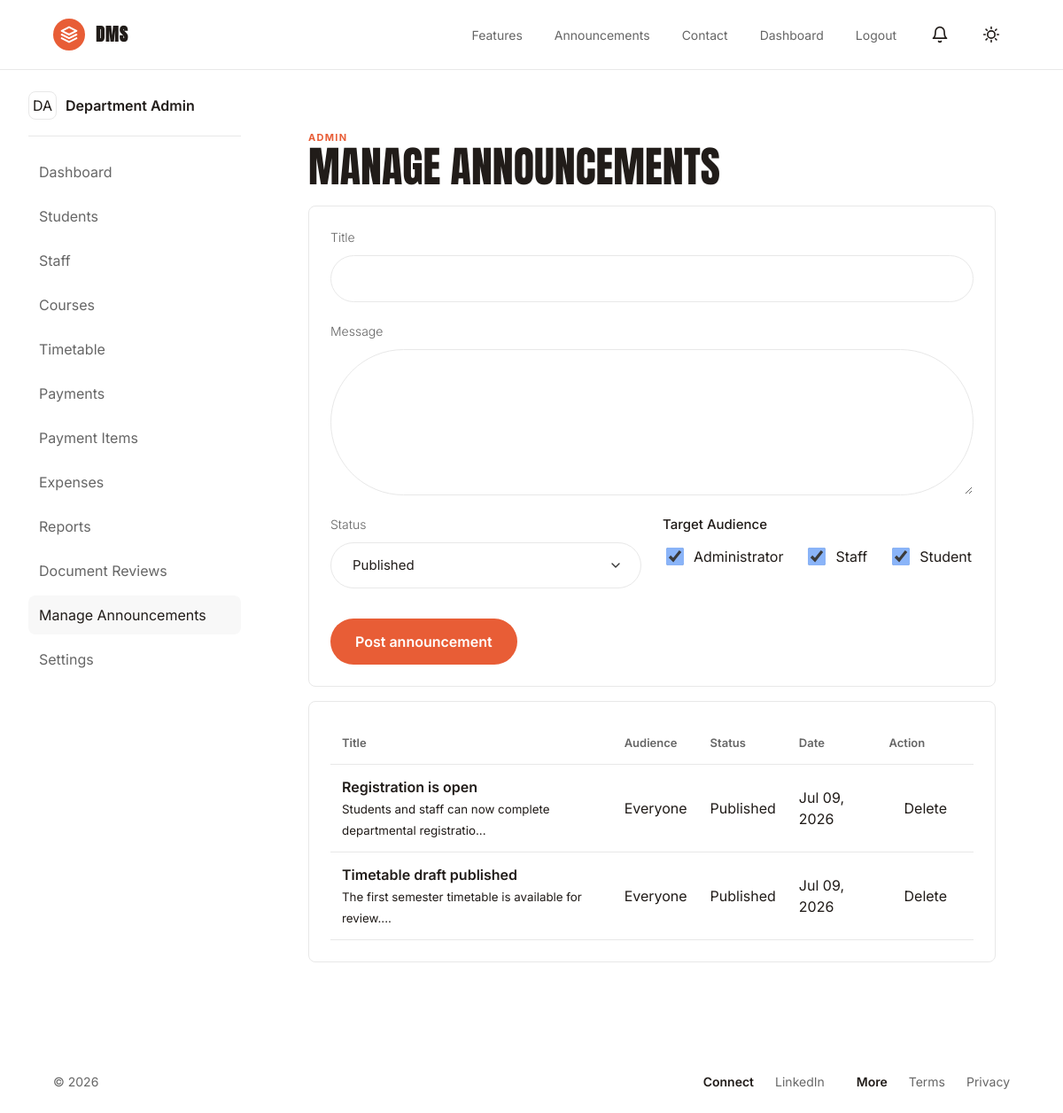
The page /admin/announcements.php (signed in) on the database its author committed.
### tables this page shows
CREATE TABLE roles (
    id INT AUTO_INCREMENT PRIMARY KEY,
    name VARCHAR(80) NOT NULL,
    slug VARCHAR(40) NOT NULL UNIQUE
);

CREATE TABLE announcements (
    id INT AUTO_INCREMENT PRIMARY KEY,
    title VARCHAR(180) NOT NULL,
    body TEXT NOT NULL,
    status ENUM('draft','published','archived') DEFAULT 'draft',
    published_at TIMESTAMP NULL,
    created_by INT NULL,
    created_at TIMESTAMP DEFAULT CURRENT_TIMESTAMP,
    FOREIGN KEY (created_by) REFERENCES users(id) ON DELETE SET NULL
);

### helpers/functions.php (called while the page is built, shortened)
<?php
function current_user(): ?array
{
    return $_SESSION['user'] ?? null;
}
function url(string $path = ''): string
{
    if (!empty($_SERVER['HTTP_HOST'])) {
        $scheme = (!empty($_SERVER['HTTPS']) && $_SERVER['HTTPS'] !== 'off') ? 'https' : 'http';
        $scriptDir = str_replace('\\', '/', dirname($_SERVER['SCRIPT_NAME'] ?? ''));
        $baseDir = preg_replace('#/(admin|auth|staff|student)$#', '', $scriptDir) ?: '';
        $baseUrl = $scheme . '://' . $_SERVER['HTTP_HOST'] . rtrim($baseDir, '/');
        return rtrim($baseUrl, '/') . '/' . ltrim($path, '/');
    }
    return rtrim(APP_URL, '/') . '/' . ltrim($path, '/');
}
function e(?string $value): string
{
    return htmlspecialchars((string) $value, ENT_QUOTES, 'UTF-8');
}
function active_link(string $needle): string
{
    $current = $_SERVER['REQUEST_URI'] ?? '';
    return str_contains($current, $needle) ? 'is-active' : '';
}
function initials(string $name): string
{
    $parts = preg_split('/\s+/', trim($name));
    $letters = array_map(fn ($part) => strtoupper(substr($part, 0, 1)), array_slice($parts ?: ['D'], 0, 2));
    return implode('', $letters);
}

### admin/announcements.php (the view, shortened to what this page needs)
<?php
require_once __DIR__ . '/../middleware/auth.php';
$roles = $pdo->query('SELECT * FROM roles')->fetchAll();
$announcements = $pdo->query('
    SELECT announcements.*, users.name as author, GROUP_CONCAT(roles.name SEPARATOR ", ") as audience
    FROM announcements
    LEFT JOIN users ON users.id = announcements.created_by
    LEFT JOIN announcement_roles ON announcement_roles.announcement_id = announcements.id
    LEFT JOIN roles ON roles.id = announcement_roles.role_id
    GROUP BY announcements.id
    ORDER BY created_at DESC
')->fetchAll();
$items = ['Dashboard' => 'admin/dashboard.php', 'Students' => 'admin/users.php?role=student', 'Staff' => 'admin/users.php?role=staff', 'Courses' => 'admin/courses.php', 'Timetable' => 'admin/timetable.php', 'Payments' => 'admin/payments.php', 'Payment Items' => 'admin/payment_items.php', 'Expenses' => 'admin/expenses.php', 'Reports' => 'admin/reports.php', 'Document Reviews' => 'admin/document_reviews.php', 'Manage Announcements' => 'admin/announcements.php', 'Settings' => 'admin/settings.php'];
include __DIR__ . '/../components/header.php';
?>
<div class="app-layout">
    <?php include __DIR__ . '/../components/sidebar.php'; ?>
    <section class="workspace">
        <div class="workspace-heading">
            <div>
                <p class="eyebrow">Admin</p>
                <h1>Manage announcements</h1>
            </div>
        </div>
        <form class="panel form-grid" method="post" style="grid-template-columns: 1fr;">
            <label>Title <input name="title" required></label>
            <label>Message <textarea name="body" rows="6" required></textarea></label>
            <div style="display: grid; grid-template-columns: 1fr 1fr; gap: 24px;">
                <label>Status
                    <select name="status">
                        <option value="published">Published</option>
                    </select>
                </label>
                <div>
                    <span style="display: block; margin-bottom: 12px; font-weight: 500; color: var(--ink); font-size: 15px;">Target Audience</span>
                    <div style="display: flex; gap: 24px; flex-wrap: wrap;">
                        <?php foreach ($roles as $role): ?>
                            <label style="display: flex; flex-direction: row; align-items: center; gap: 8px; font-weight: 400; font-size: 16px; color: var(--text);">
                                <input type="checkbox" name="roles[]" value="<?= e((string) $role['id']) ?>" checked>
                                <?= e($role['name']) ?>
                            </label>
                        <?php endforeach; ?>
                    </div>
                </div>
            </div>
            <button class="cta-button" type="submit" style="justify-self: start; margin-top: 12px;">Post announcement</button>
        </form>
        <section class="panel table-panel">
            <table>
                <thead>
                    <tr>
                        <th>Title</th>
                        <th>Audience</th>
                        <th>Status</th>
                        <th>Date</th>
                        <th>Action</th>
                    </tr>
                </thead>
                <tbody>
                    <?php foreach ($announcements as $ann): ?>
                        <tr>
                            <td>
                                <strong><?= e($ann['title']) ?></strong><br>
                                <small style="color: var(--text-muted);"><?= e(substr($ann['body'], 0, 60)) ?>...</small>
                            </td>
                            <td><?= e($ann['audience'] ?: 'Everyone') ?></td>
                            <td><?= e(ucfirst($ann['status'])) ?></td>
                            <td><?= e(date('M d, Y', strtotime($ann['created_at']))) ?></td>
                            <td>
                                <form class="inline-form" method="post">
                                    <button type="submit" class="button button-light" onclick="return confirm('Delete this announcement?');">Delete</button>
                                </form>
                            </td>
                        </tr>
                    <?php endforeach; ?>
                </tbody>
            </table>
        </section>
    </section>
</div>
<?php include __DIR__ . '/../components/footer.php'; ?>

### components/header.php (shortened to what this page needs)
<?php
$bodyClass = $bodyClass ?? '';
?>
<!doctype html>
<html lang="en" data-theme="light">
<head>
    <link rel="stylesheet" href="<?= url('assets/css/app.css') ?>">
</head>
<body class="<?= e($bodyClass) ?>">
<header class="topbar">
        <a class="brand" href="<?= url('index.php') ?>">
            <span style="display: inline-flex; align-items: center; justify-content: center; width: 36px; height: 36px; background: var(--accent); border-radius: 9999px; color: #fff;">
                <svg width="20" height="20" viewBox="0 0 24 24" fill="none" stroke="currentColor" stroke-width="2.5" stroke-linecap="round" stroke-linejoin="round">
                    <path d="M12 2L2 7l10 5 10-5-10-5z"></path>
                    <path d="M2 17l10 5 10-5"></path>
                    <path d="M2 12l10 5 10-5"></path>
                </svg>
            </span>
            <span style="font-family: 'Anton', sans-serif; font-size: 20px; letter-spacing: 0.05em; color: var(--ink);">DMS</span>
        </a>
    <div style="display: flex; align-items: center; gap: 16px;">
        <nav class="nav">
            <a href="<?= url('index.php#features') ?>">Features</a>
            <a href="<?= url('announcements.php') ?>">Announcements</a>
            <a href="<?= url('contact.php') ?>">Contact</a>
            <?php if (current_user()): ?>
                <a href="<?= url(current_user()['role'] . '/dashboard.php') ?>">Dashboard</a>
                <a href="<?= url('auth/logout.php') ?>">Logout</a>
            <?php else: ?>
                <a href="<?= url('auth/login.php') ?>">Login</a>
                <a class="cta-button" style="padding: 8px 16px; margin-left: 12px; font-size: 14px;" href="<?= url('auth/register.php') ?>">Register</a>
            <?php endif; ?>
        </nav>
        <?php if (current_user()): ?>
        <div class="notifications-wrapper" style="position: relative;">
            <button type="button" class="icon-button" id="notifToggle" aria-label="Notifications">
                <svg width="20" height="20" viewBox="0 0 24 24" fill="none" stroke="currentColor" stroke-width="2" stroke-linecap="round" stroke-linejoin="round">
                    <path d="M18 8A6 6 0 0 0 6 8c0 7-3 9-3 9h18s-3-2-3-9"></path>
                    <path d="M13.73 21a2 2 0 0 1-3.46 0"></path>
                </svg>
            </button>
        </div>
        <?php endif; ?>
        <button type="button" class="icon-button" data-theme-toggle aria-label="Toggle theme">
            <span class="theme-icon"></span>
        </button>
    </div>
</header>
<main>

### components/sidebar.php
<?php
$items = $items ?? [];
$profileName = current_user()['name'] ?? 'User';
?>
<aside class="sidebar app-pane">
    <div class="profile-pill">
        <span><?= e(initials($profileName)) ?></span>
        <strong><?= e($profileName) ?></strong>
    </div>
    <nav class="side-nav">
        <?php foreach ($items as $label => $href): ?>
            <a class="<?= active_link($href) ?>" href="<?= url($href) ?>"><?= e($label) ?></a>
        <?php endforeach; ?>
    </nav>
</aside>

### components/footer.php
</main>
<footer class="footer">
    <div>&copy; <?= date('Y') ?></div>
    <div class="footer-links">
        <strong>Connect</strong>
        <a href="#">LinkedIn</a>
        <strong>More</strong>
        <a href="#">Terms</a>
        <a href="#">Privacy</a>
    </div>
</footer>
</body>
</html>

### rows shown on the page
roles: name "Administrator"
roles: name "Staff"
roles: name "Student"
announcements: title "Registration is open", body "Students and staff can now complete departmental registratio", audience "Everyone", status "Published", created_at "Jul 09, 2026"
announcements: title "Timetable draft published", body "The first semester timetable is available for review.", audience "Everyone", status "Published", created_at "Jul 09, 2026"

### other values the page prints
initials($profileName) "DA"
$profileName "Department Admin"
$label "Dashboard"
$label "Students"
$label "Staff"
$label "Courses"
$label "Timetable"
$label "Payments"
$label "Payment Items"
$label "Expenses"
$label "Reports"
$label "Document Reviews"
$label "Manage Announcements"
$label "Settings"
